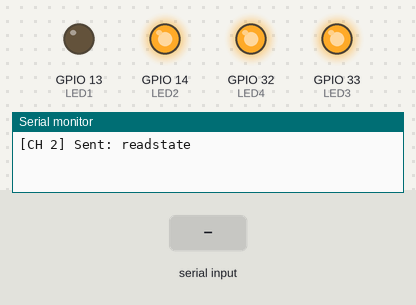
Bench run of a sketch on a simulated ESP32. Shown: output pins drawn as LEDs (lit = HIGH), the last lines printed to the serial monitor. The inputs (shaded band) are chosen by the test bench. Pins used as bus, display or sensor lines are not drawn.

Above: at 1.3 s.
1.4 s: "1" received over the second serial link
At 2.8 s:
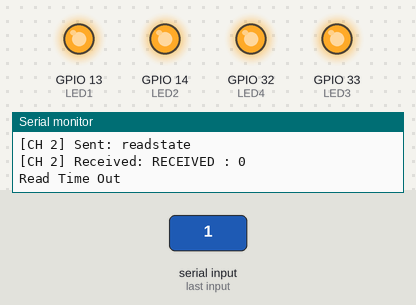
4.4 s: "0" received over the second serial link
Timing chart, 0 to 12.4 s (numbered marks = the images above; inputs shaded):
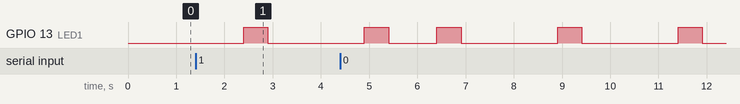

The sketch:

mux_74hc_test.ino.ino
```cpp
// test firmware for multiplexer and pc817
// demo test not use for production
// author : trion,
// guideline : sir thiha & ko sai
// test circuit fixed in 21.4.2025

#define MUX_S0 25
#define MUX_S1 26
#define MUX_EN 27
#define MUX_COM 16  // UART RX pin via MUX

#define LED4 32
#define LED3 33
#define LED2 14
#define LED1 13

#define TX_PIN 17  // Direct TX to device opto-LED

HardwareSerial mySerial(2);
unsigned char read_state_1[4] = { 0x01, 0x03, 0x12, 0xEA };

unsigned char Buffer[30];
int bufcount = 0;

void setup() {
  Serial.begin(115200);
  pinMode(MUX_COM, INPUT_PULLDOWN);
  pinMode(MUX_S0, OUTPUT);
  pinMode(MUX_S1, OUTPUT);
  pinMode(MUX_EN, OUTPUT);
  digitalWrite(MUX_EN, LOW);  // Enable MUX

  pinMode(LED1, OUTPUT);
  pinMode(LED2, OUTPUT);
  pinMode(LED3, OUTPUT);
  pinMode(LED4, OUTPUT);


  digitalWrite(LED2, HIGH);
  digitalWrite(LED3, HIGH);
  digitalWrite(LED4, HIGH);
  mySerial.begin(2400, SERIAL_8N1, MUX_COM, TX_PIN);  // RX = MUX, TX = direct
}
/*
Channel	Binary	S1	  S0
0	        00	    0	  0
1	        01	    0	  1
2	        10	    1	  0
3	        11	    1	  1

uint8_t channel = 3;  // Binary: 00000011
channel >> 1:  00000001   (decimal 1)
00000001
& 00000001
-----------
  00000001  → 1
*/
void selectMuxChannel(uint8_t channel) {
  digitalWrite(MUX_S0, channel & 0x01);
  digitalWrite(MUX_S1, (channel >> 1) & 0x01);
  digitalWrite(MUX_EN, LOW);
  vTaskDelay(pdMS_TO_TICKS(2));  // Let MUX stabilize
}

void sendAndReceive(uint8_t channel) {
  selectMuxChannel(channel);
  // Send data (e.g., "PING\n")
  delay(500);
  digitalWrite(LED1, LOW);
  mySerial.write(read_state_1, 4);
  Serial.printf("[CH %d] Sent: readstate\n", channel);
  // Wait and read response
  unsigned long timeout = millis() + 1000;
  while (millis() < timeout) {
    if (mySerial.available() > 0) {
      Serial.printf("[CH %d] Received: ", channel);
        digitalWrite(LED3, LOW);
        Buffer[bufcount] = mySerial.read();
        bufcount++;
        Serial.print("RECEIVED : ");
        Serial.println(Buffer[bufcount], HEX);
        if (bufcount >= 4) {
          bufcount = 0;
        }
      Serial.println();
      break;
    }
  }
  digitalWrite(LED3, HIGH);
  Serial.println("Read Time Out");
}

void loop() {
  sendAndReceive(2);
  delay(1000);
  digitalWrite(LED1, HIGH);
}
```
